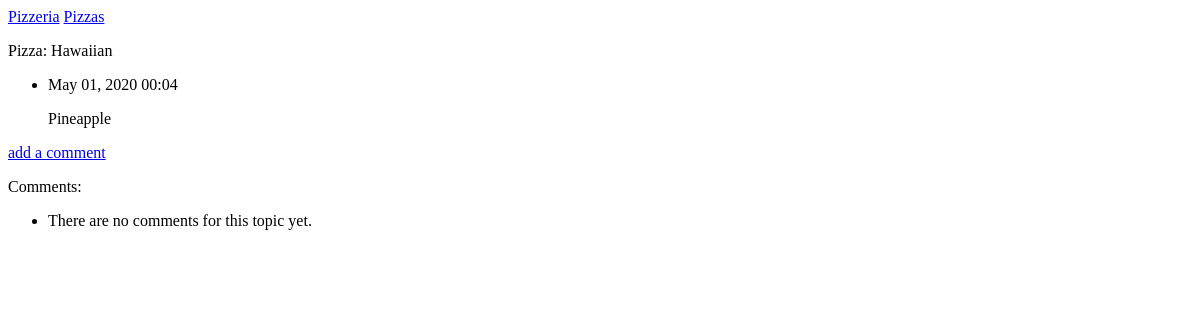
The page /pizzas/1/ on the database as committed earlier.
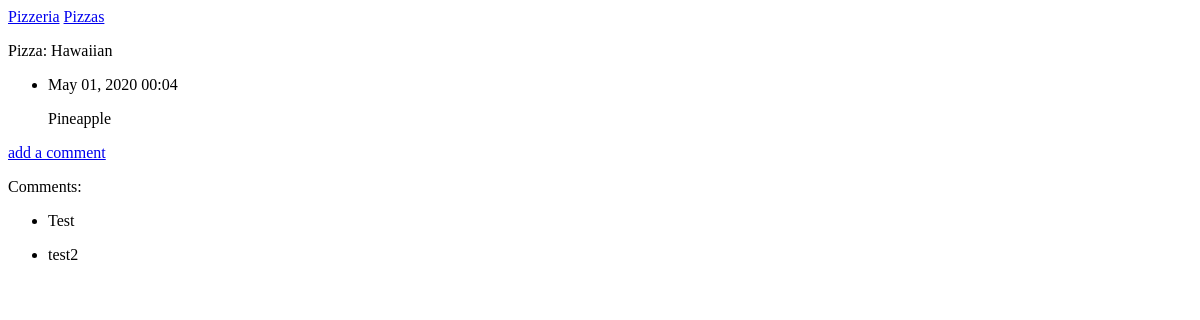
The same page on the database as committed later.
### pizzas/models.py (models this page shows, shortened)
class topping (models.Model):
    pizza=models.ForeignKey(Pizza, on_delete=models.CASCADE)
    name=models.CharField(max_length=200)
    date_added= models.DateTimeField(auto_now_add=True)
    """ class Meta:
        verbose_name_plural ='entries' """

class new_comment (models.Model):
    pizza=models.ForeignKey(Pizza, on_delete=models.CASCADE)
    date_added= models.DateTimeField(auto_now_add=True)
    text=models.TextField()
    """ class Meta:
        verbose_name_plural ='entries' """

### pizzas/views.py (the view)
# urls.py: path('pizzas/<int:pizza_id>/',views.pizza, name='pizza'),
def pizza(request, pizza_id):
    Pizzas= Pizza.objects.get(id=pizza_id)
    toppings=Pizzas.topping_set.order_by('-date_added')
    comments=Pizzas.new_comment_set.all()
    context= {'Pizzas': Pizzas, 'toppings':toppings, 'comments': comments}
    return render (request, 'pizzas/pizza.html', context)

### pizzas/models.py (called while the page is built)
    def __str__(self):
        return self.name

### pizzas/templates/pizzas/pizza.html
{% extends "pizzas/base.html" %}
{% block content %}
<p>Pizza: {{ Pizzas }} </p>
<ul>
    {% for topping in toppings %}
    <li>
        <p>{{ topping.date_added|date:'M d, Y H:i' }} </p>
        <p>{{ topping.name|linebreaks }} </p>
    </li>
    {% empty %}
    <li> There are no entries for this pizza yet.</li>
    {% endfor %}
</ul>
<p>
    <a href="{% url 'pizzas:new_comment' Pizzas.id %}"> add a comment </a>
</p>
<p>Comments: </p>
<ul>
    {% for Comment in comments %}
    <li>
        <p>{{ Comment.text|linebreaks }}</p>
    </li>
    {% empty %}
    <li>There are no comments for this topic yet.</li>
    {% endfor %}
</ul>
{% endblock content %}

Rows that differ between the two databases and show on the page:
added new_comment: text "Test"
added new_comment: text "test2"
Other text that changed with them:
text no longer shown: "There are no comments for this topic yet."
